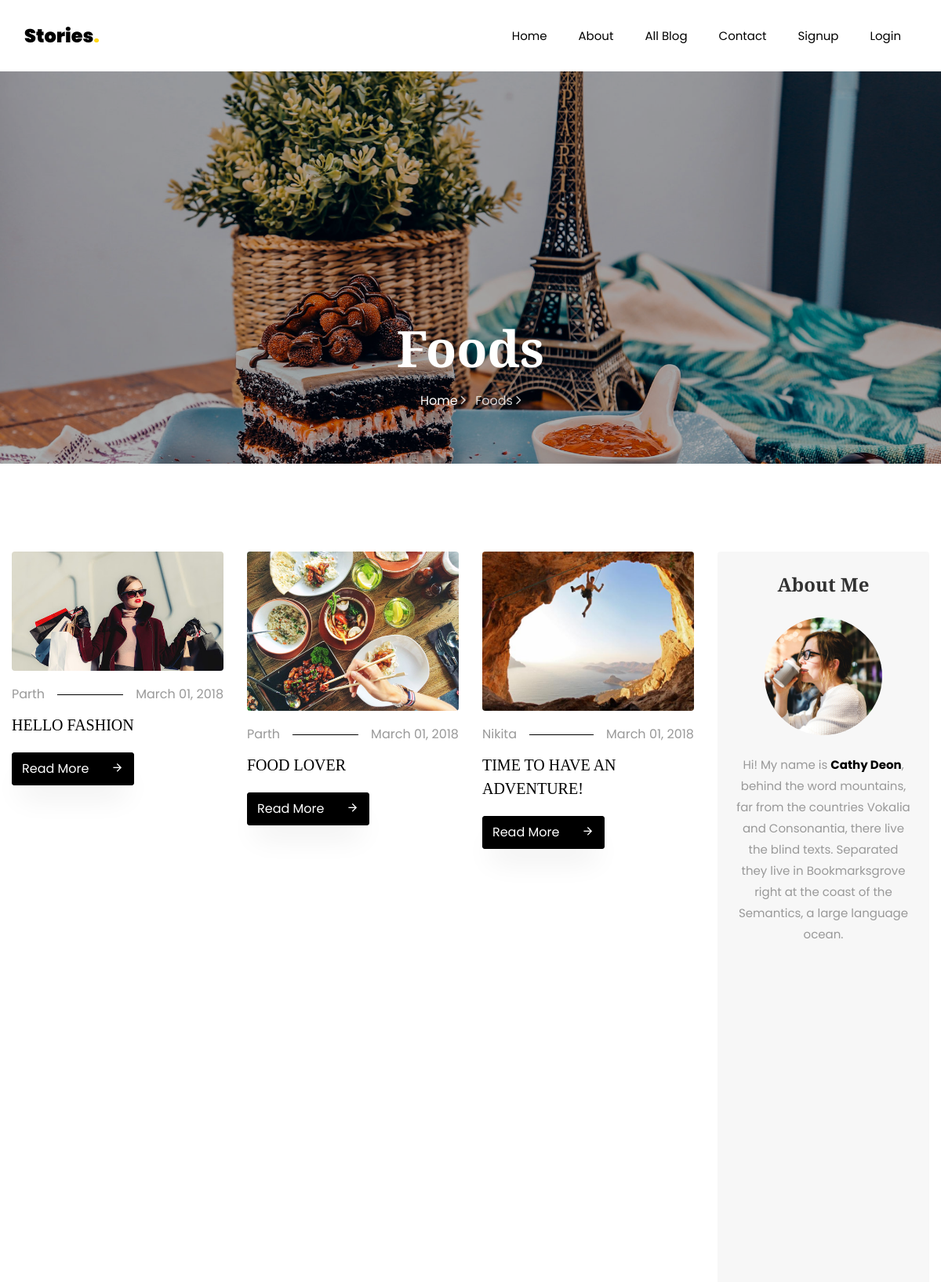
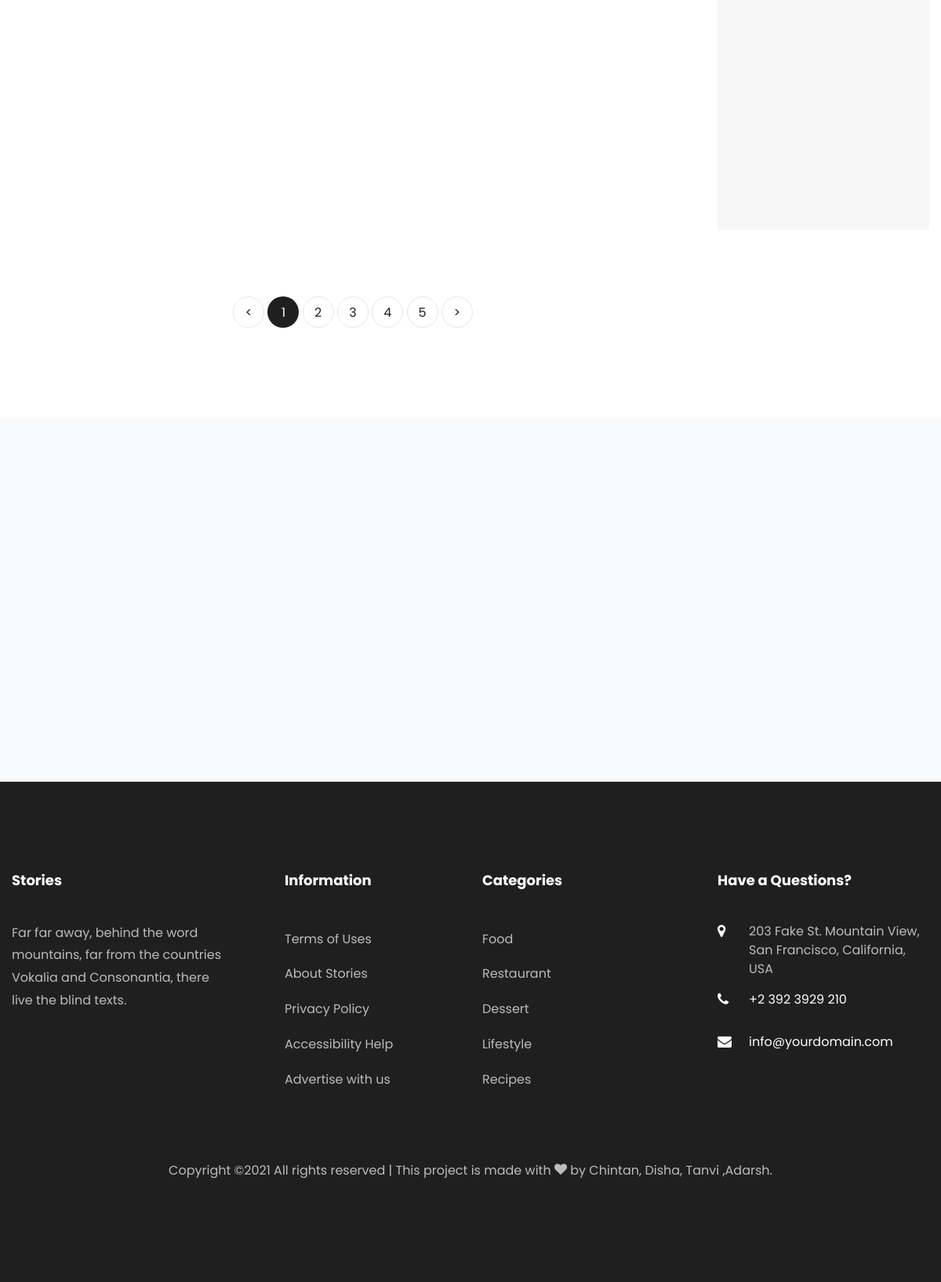
/allblog/, run on the app's committed database (2 pictures, top to bottom).
### Blog/models.py (models this page shows, shortened)
class BlogModel(models.Model):
    usr = models.ForeignKey(User,on_delete=models.CASCADE,null=True)
    cat = models.ForeignKey(Category,on_delete=models.CASCADE,null=True)
    title = models.CharField(max_length=100,null=True)
    sdes = models.TextField(null=True)
    long_des = models.TextField(null=True)
    date = models.DateField(null=True)
    image = models.FileField(null=True)

### Blog/views.py (the view)
# urls.py: path('allblog/', AllBlogs, name='blogs'),
def AllBlogs(request):
    blogs = BlogModel.objects.all()
    d = {"blogs":blogs}
    return render(request,'newtemp/allblog.html',d)

### Blog/templates/newtemp/allblog.html (shortened to what this page needs)
{% extends 'newtemp/base.html' %}
{% load static %}
{% block body %}
    <section class="hero-wrap hero-wrap-2" style="background-image: url({% static 'images/bg_4.jpg' %});">
      <div class="overlay"></div>
      <div class="container">
        <div class="row no-gutters slider-text align-items-end justify-content-center">
          <div class="col-md-9 ftco-animate pb-5 text-center">
            <h1 class="mb-3 bread">Foods</h1>
            <p class="breadcrumbs"><span class="mr-2"><a href="index.html">Home <i class="ion-ios-arrow-forward"></i></a></span> <span>Foods <i class="ion-ios-arrow-forward"></i></span></p>
          </div>
        </div>
      </div>
    </section>
    <section class="ftco-section">
    	<div class="container">
        <div class="row">
        	<div class="col-lg-9">
        		<div class="row">
					{% for i in blogs %}
        			<div class="col-md-4 ftco-animate">
    						<div class="blog-entry">
		    					<a href="{% url 'bdetail' i.id %}" class="img-2"><img src="{{ i.image.url }}" class="img-fluid" alt="Colorlib Template"></a>
			    				<div class="text pt-3">
	    							<p class="meta d-flex"><span class="pr-3">{{ i.usr.first_name }}</span><span class="ml-auto pl-3">March 01, 2018</span></p>
	    							<h3><a href="{% url 'bdetail' i.id %}">{{ i.title }}</a></h3>
	    							<p class="mb-0"><a href="{% url 'bdetail' i.id %}" class="btn btn-black py-2">Read More <span class="icon-arrow_forward ml-4"></span></a></p>
	    						</div>
		    				</div>
    					</div>
					{% endfor %}
        		</div>
        		<div class="row mt-5">
		          <div class="col text-center">
		            <div class="block-27">
		              <ul>
		                <li><a href="#">&lt;</a></li>
		                <li class="active"><span>1</span></li>
		                <li><a href="#">2</a></li>
		                <li><a href="#">3</a></li>
		                <li><a href="#">4</a></li>
		                <li><a href="#">5</a></li>
		                <li><a href="#">&gt;</a></li>
		              </ul>
		            </div>
		          </div>
		        </div>
        	</div>
        	<div class="col-lg-3">
        		<div class="sidebar-wrap">
	        		<div class="sidebar-box p-4 about text-center ftco-animate">
			          <h2 class="heading mb-4">About Me</h2>
			          <img src="{% static 'images/author.jpg' %}" class="img-fluid" alt="Colorlib Template">
			          <div class="text pt-4">
			          	<p>Hi! My name is <strong>Cathy Deon</strong>, behind the word mountains, far from the countries Vokalia and Consonantia, there live the blind texts. Separated they live in Bookmarksgrove right at the coast of the Semantics, a large language ocean.</p>
			          </div>
	        		</div>
            </div>
        	</div>
        </div>
    	</div>
    </section>
{% endblock %}

### Blog/static/css/icomoon.css (style rules this page uses)
[class^="icon-"], [class*=" icon-"] { font-family: 'icomoon' !important; speak: none; font-style: normal; font-weight: normal; font-variant: normal; text-transform: none; line-height: 1; -webkit-font-smoothing: antialiased; -moz-osx-font-smoothing: grayscale; }
.icon-arrow_forward:before { content: "\e5c8"; }

### data on the page
BlogModel: image (picture), usr.first_name "Parth", title "HELLO FASHION"
BlogModel: image (picture), usr.first_name "Parth", title "FOOD LOVER"
BlogModel: image (picture), usr.first_name "Nikita", title "TIME TO HAVE AN ADVENTURE!"
